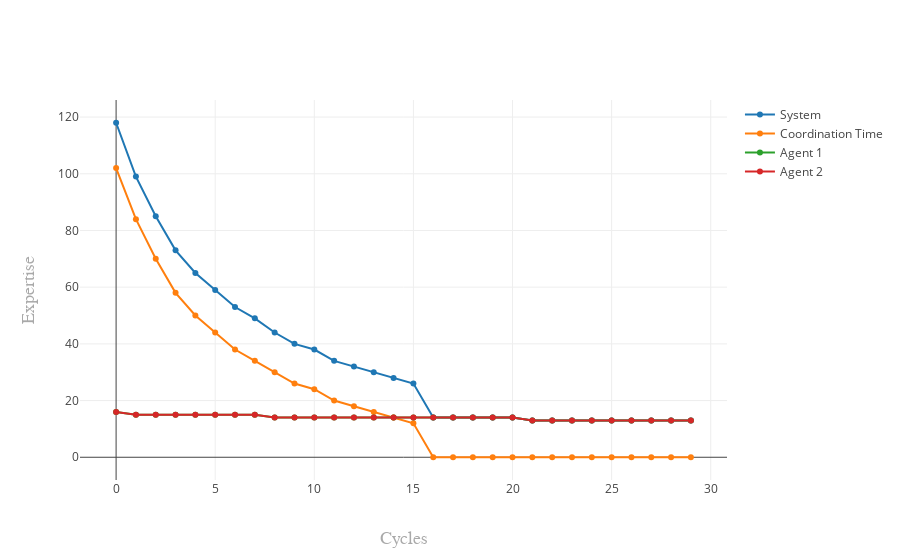

Notebook source saved alongside this figure:
### Code cell
my_workplace.plot_performance()

### Figure 1 — Plotly figure (JSON) as saved in the notebook; plotly's stock layout.template omitted (floating-point values rounded to 4 significant figures)
{"data": [{"mode": "lines+markers", "name": "System", "type": "scatter", "uid": "285c727c-ce69-4e43-9585-b57d6217bd55", "x": [0, 1, 2, 3, 4, 5, 6, 7, 8, 9, 10, 11, 12, 13, 14, 15, 16, 17, 18, 19, 20, 21, 22, 23, 24, 25, 26, 27, 28, 29], "y": [118, 99, 85, 73, 65, 59, 53, 49, 44, 40, 38, 34, 32, 30, 28, 26, 14, 14, 14, 14, 14, 13, 13, 13, 13, 13, 13, 13, 13, 13]}, {"mode": "lines+markers", "name": "Coordination Time", "type": "scatter", "uid": "9437422c-27e0-4a4d-acd2-ca006200aea3", "x": [0, 1, 2, 3, 4, 5, 6, 7, 8, 9, 10, 11, 12, 13, 14, 15, 16, 17, 18, 19, 20, 21, 22, 23, 24, 25, 26, 27, 28, 29], "y": [102, 84, 70, 58, 50, 44, 38, 34, 30, 26, 24, 20, 18, 16, 14, 12, 0, 0, 0, 0, 0, 0, 0, 0, 0, 0, 0, 0, 0, 0]}, {"mode": "lines+markers", "name": "Agent 1", "type": "scatter", "uid": "2ac51445-9015-4afd-b7af-d04cdf44e9b2", "x": [0, 1, 2, 3, 4, 5, 6, 7, 8, 9, 10, 11, 12, 13, 14, 15, 16, 17, 18, 19, 20, 21, 22, 23, 24, 25, 26, 27, 28, 29], "y": [16, 15, 15, 15, 15, 15, 15, 15, 14, 14, 14, 14, 14, 14, 14, 14, 14, 14, 14, 14, 14, 13, 13, 13, 13, 13, 13, 13, 13, 13]}, {"mode": "lines+markers", "name": "Agent 2", "type": "scatter", "uid": "9fe215c7-2289-468f-8186-c5fefe28606b", "x": [0, 1, 2, 3, 4, 5, 6, 7, 8, 9, 10, 11, 12, 13, 14, 15, 16, 17, 18, 19, 20, 21, 22, 23, 24, 25, 26, 27, 28, 29], "y": [16, 15, 15, 15, 15, 15, 15, 15, 14, 14, 14, 14, 14, 14, 14, 14, 14, 14, 14, 14, 14, 13, 13, 13, 13, 13, 13, 13, 13, 13]}], "layout": {"xaxis": {"title": "Cycles", "titlefont": {"color": "darkgrey", "family": "Arial, sans-serif", "size": 18}}, "yaxis": {"title": "Expertise", "titlefont": {"color": "darkgrey", "family": "Arial, sans-serif", "size": 18}}}}
